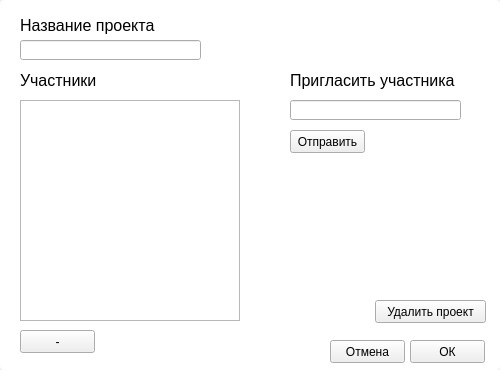
<?xml version="1.0" encoding="UTF-8"?>
<ui version="4.0">
 <class>Form</class>
 <widget class="QWidget" name="Form">
  <property name="geometry">
   <rect>
    <x>0</x>
    <y>0</y>
    <width>500</width>
    <height>370</height>
   </rect>
  </property>
  <property name="windowTitle">
   <string>Form</string>
  </property>
  <widget class="QLabel" name="label_2">
   <property name="geometry">
    <rect>
     <x>20</x>
     <y>15</y>
     <width>151</width>
     <height>21</height>
    </rect>
   </property>
   <property name="font">
    <font>
     <pointsize>12</pointsize>
    </font>
   </property>
   <property name="text">
    <string>Название проекта</string>
   </property>
  </widget>
  <widget class="QLineEdit" name="edit_project_name">
   <property name="geometry">
    <rect>
     <x>20</x>
     <y>40</y>
     <width>181</width>
     <height>20</height>
    </rect>
   </property>
  </widget>
  <widget class="QListWidget" name="edit_profiles_list">
   <property name="geometry">
    <rect>
     <x>20</x>
     <y>100</y>
     <width>220</width>
     <height>221</height>
    </rect>
   </property>
  </widget>
  <widget class="QLabel" name="label_3">
   <property name="geometry">
    <rect>
     <x>20</x>
     <y>70</y>
     <width>191</width>
     <height>21</height>
    </rect>
   </property>
   <property name="font">
    <font>
     <pointsize>12</pointsize>
    </font>
   </property>
   <property name="text">
    <string>Участники</string>
   </property>
  </widget>
  <widget class="QPushButton" name="edit_del_profile">
   <property name="geometry">
    <rect>
     <x>20</x>
     <y>330</y>
     <width>75</width>
     <height>23</height>
    </rect>
   </property>
   <property name="text">
    <string>-</string>
   </property>
  </widget>
  <widget class="QPushButton" name="edit_send_button">
   <property name="geometry">
    <rect>
     <x>290</x>
     <y>130</y>
     <width>75</width>
     <height>23</height>
    </rect>
   </property>
   <property name="text">
    <string>Отправить</string>
   </property>
  </widget>
  <widget class="QLineEdit" name="edit_new_user_line">
   <property name="geometry">
    <rect>
     <x>290</x>
     <y>100</y>
     <width>171</width>
     <height>20</height>
    </rect>
   </property>
  </widget>
  <widget class="QLabel" name="label_4">
   <property name="geometry">
    <rect>
     <x>290</x>
     <y>70</y>
     <width>181</width>
     <height>21</height>
    </rect>
   </property>
   <property name="font">
    <font>
     <pointsize>12</pointsize>
    </font>
   </property>
   <property name="text">
    <string>Пригласить участника</string>
   </property>
  </widget>
  <widget class="QPushButton" name="edit_ok_button">
   <property name="geometry">
    <rect>
     <x>410</x>
     <y>340</y>
     <width>75</width>
     <height>23</height>
    </rect>
   </property>
   <property name="text">
    <string>ОК</string>
   </property>
  </widget>
  <widget class="QPushButton" name="edit_delete_project_button">
   <property name="geometry">
    <rect>
     <x>375</x>
     <y>300</y>
     <width>111</width>
     <height>23</height>
    </rect>
   </property>
   <property name="styleSheet">
    <string notr="true"/>
   </property>
   <property name="text">
    <string>Удалить проект</string>
   </property>
  </widget>
  <widget class="QPushButton" name="edit_cancel_button">
   <property name="geometry">
    <rect>
     <x>330</x>
     <y>340</y>
     <width>75</width>
     <height>23</height>
    </rect>
   </property>
   <property name="text">
    <string>Отмена</string>
   </property>
  </widget>
  <widget class="QWidget" name="widget" native="true">
   <property name="geometry">
    <rect>
     <x>0</x>
     <y>0</y>
     <width>500</width>
     <height>370</height>
    </rect>
   </property>
   <property name="styleSheet">
    <string notr="true">background-color: rgb(255, 255, 255);
border-radius: 4px;</string>
   </property>
  </widget>
  <zorder>widget</zorder>
  <zorder>label_2</zorder>
  <zorder>edit_project_name</zorder>
  <zorder>edit_profiles_list</zorder>
  <zorder>label_3</zorder>
  <zorder>edit_del_profile</zorder>
  <zorder>edit_send_button</zorder>
  <zorder>edit_new_user_line</zorder>
  <zorder>label_4</zorder>
  <zorder>edit_ok_button</zorder>
  <zorder>edit_delete_project_button</zorder>
  <zorder>edit_cancel_button</zorder>
 </widget>
 <resources/>
 <connections/>
</ui>
